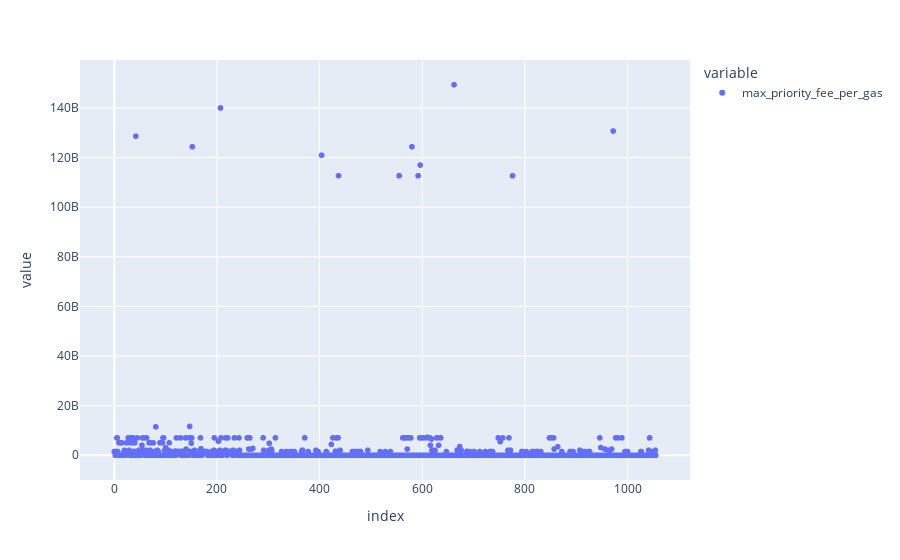

Write notebook code for a chart like this one.
### Code cell
px.scatter(recent_tx["max_priority_fee_per_gas"])

### Figure 1 — Plotly figure (JSON) as saved in the notebook; plotly's stock layout.template omitted (floating-point values rounded to 4 significant figures; data arrays with more than 128 entries replaced by an {"elided": "..."} marker saying what was removed)
{"data": [{"hovertemplate": "variable=max_priority_fee_per_gas<br>index=%{x}<br>value=%{y}<extra></extra>", "legendgroup": "max_priority_fee_per_gas", "marker": {"color": "#636efa", "symbol": "circle"}, "mode": "markers", "name": "max_priority_fee_per_gas", "showlegend": true, "type": "scattergl", "x": {"elided": "1056 int values"}, "xaxis": "x", "y": {"elided": "1056 int values"}, "yaxis": "y"}], "layout": {"autosize": true, "legend": {"title": {"text": "variable"}, "tracegroupgap": 0}, "margin": {"t": 60}, "xaxis": {"anchor": "y", "autorange": true, "domain": [0, 1], "range": [-66.44, 1121.0], "title": {"text": "index"}, "type": "linear"}, "yaxis": {"anchor": "x", "autorange": true, "domain": [0, 1], "range": [-10590000000.0, 159900000000.0], "title": {"text": "value"}, "type": "linear"}}}
